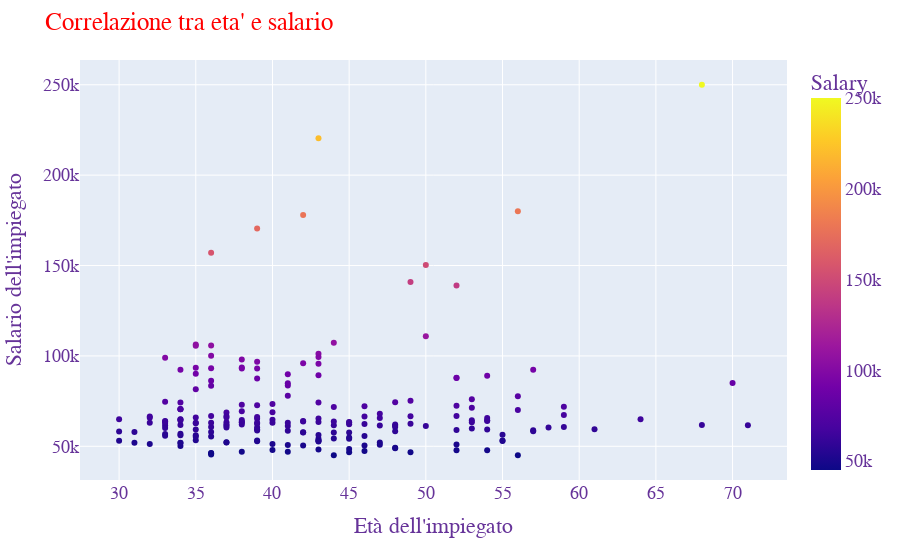

The notebook cell this image was saved under:
### Markdown cell above
#### **_<a id='G14'></a><font color='gold'>Grafico 14: Correlazione tra eta' e salario</font>_**
In questo scatterplot abbiamo messo in correlazione l'età  degli impiegati e lo stipendio. Si evince come non vi sia una correlazione tra le due variabili. Altresì è da riportare che gli impiegati presi in considerazione sono esclusivamente quelli che tutt'ora risultano attivi nell'organigramma aziendale. Si deduce che la maggior parte degli impiegati ha un salario che si colloca sotto una determinata soglia.

### Code cell
scatterlavoratori = py.scatter(df_onlyworking, x="Age",  y="Salary", color="Salary")
scatterlavoratori.update_layout(title= "Correlazione tra eta' e salario", xaxis_title="Età dell'impiegato",
    yaxis_title="Salario dell'impiegato", font=dict(
        family="Helvetica, monospace",
        size=18,
        color="RebeccaPurple"
    ),     title_font_color="red")
scatterlavoratori.show()

### Figure 1 — Plotly figure (JSON) as saved in the notebook; plotly's stock layout.template omitted (floating-point values rounded to 4 significant figures; data arrays with more than 128 entries replaced by an {"elided": "..."} marker saying what was removed)
{"data": [{"hovertemplate": "Age=%{x}<br>Salary=%{marker.color}<extra></extra>", "legendgroup": "", "marker": {"color": {"elided": "207 int values"}, "coloraxis": "coloraxis", "symbol": "circle"}, "mode": "markers", "name": "", "orientation": "v", "showlegend": false, "type": "scatter", "x": {"elided": "207 int values"}, "xaxis": "x", "y": {"elided": "207 int values"}, "yaxis": "y"}], "layout": {"coloraxis": {"colorbar": {"title": {"text": "Salary"}}, "colorscale": [[0, "#0d0887"], [0.1111, "#46039f"], [0.2222, "#7201a8"], [0.3333, "#9c179e"], [0.4444, "#bd3786"], [0.5556, "#d8576b"], [0.6667, "#ed7953"], [0.7778, "#fb9f3a"], [0.8889, "#fdca26"], [1, "#f0f921"]]}, "font": {"color": "RebeccaPurple", "family": "Helvetica, monospace", "size": 18}, "legend": {"tracegroupgap": 0}, "margin": {"t": 60}, "title": {"font": {"color": "red"}, "text": "Correlazione tra eta' e salario"}, "xaxis": {"anchor": "y", "domain": [0, 1], "title": {"text": "Età dell'impiegato"}}, "yaxis": {"anchor": "x", "domain": [0, 1], "title": {"text": "Salario dell'impiegato"}}}}
